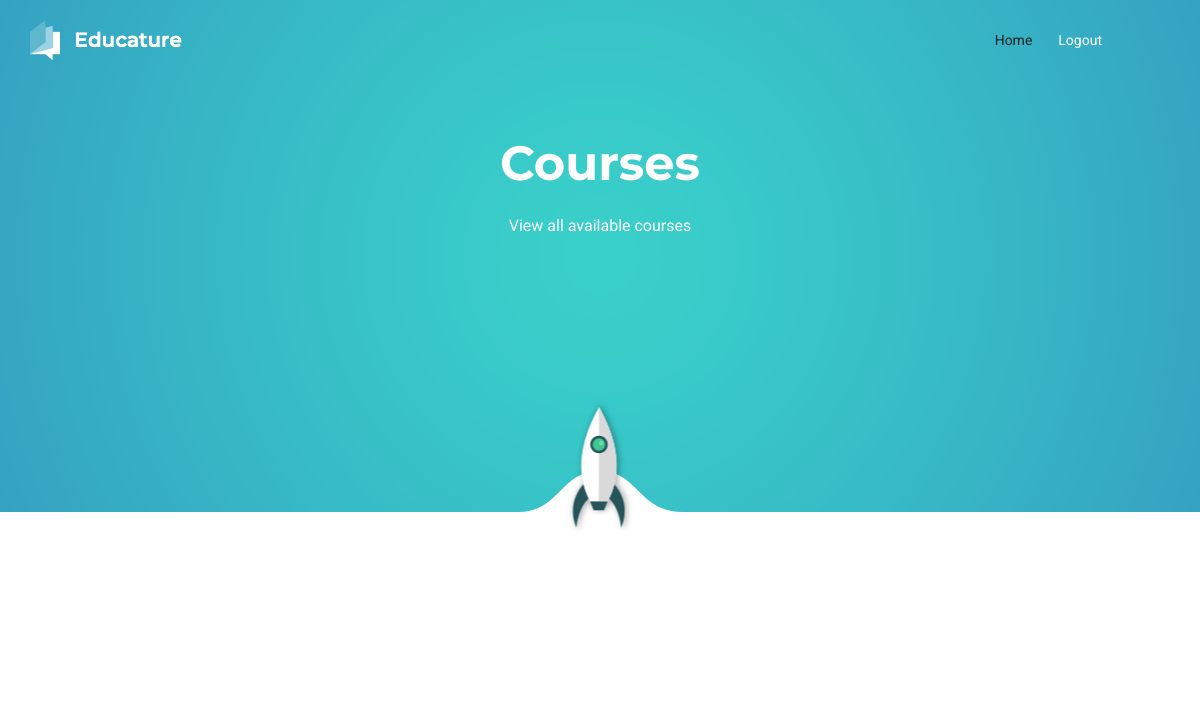
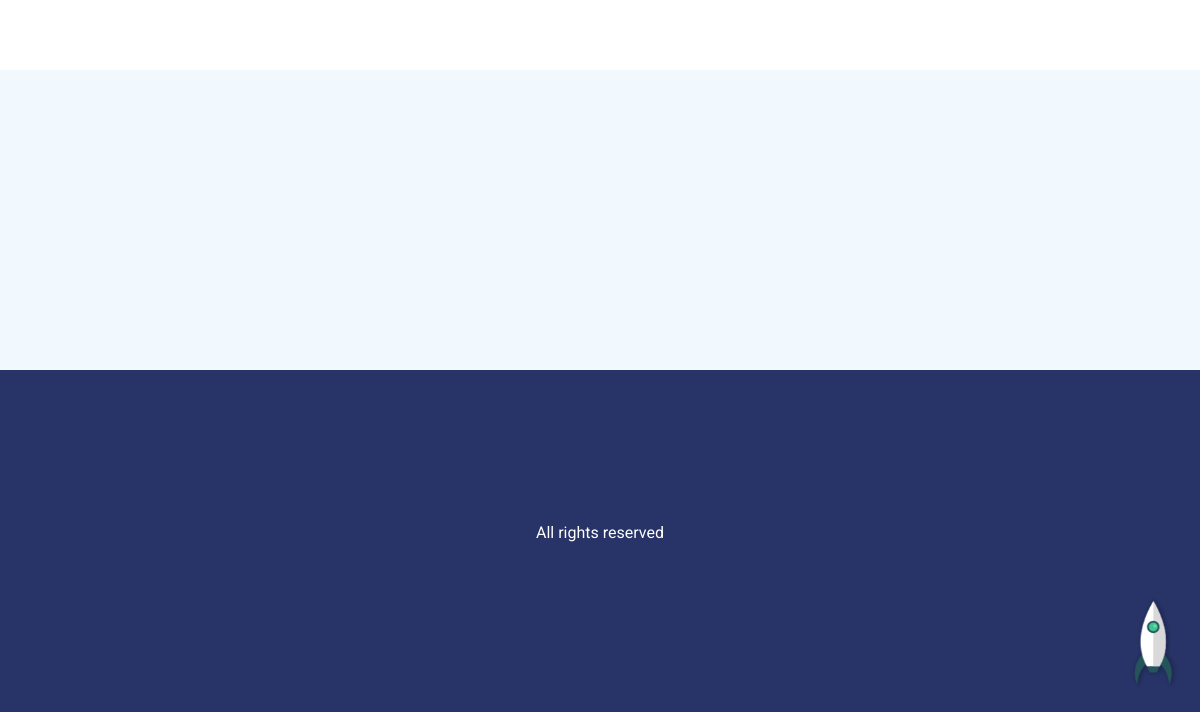
Page /course/ (signed in) on the earlier database version (2 pictures, top to bottom).
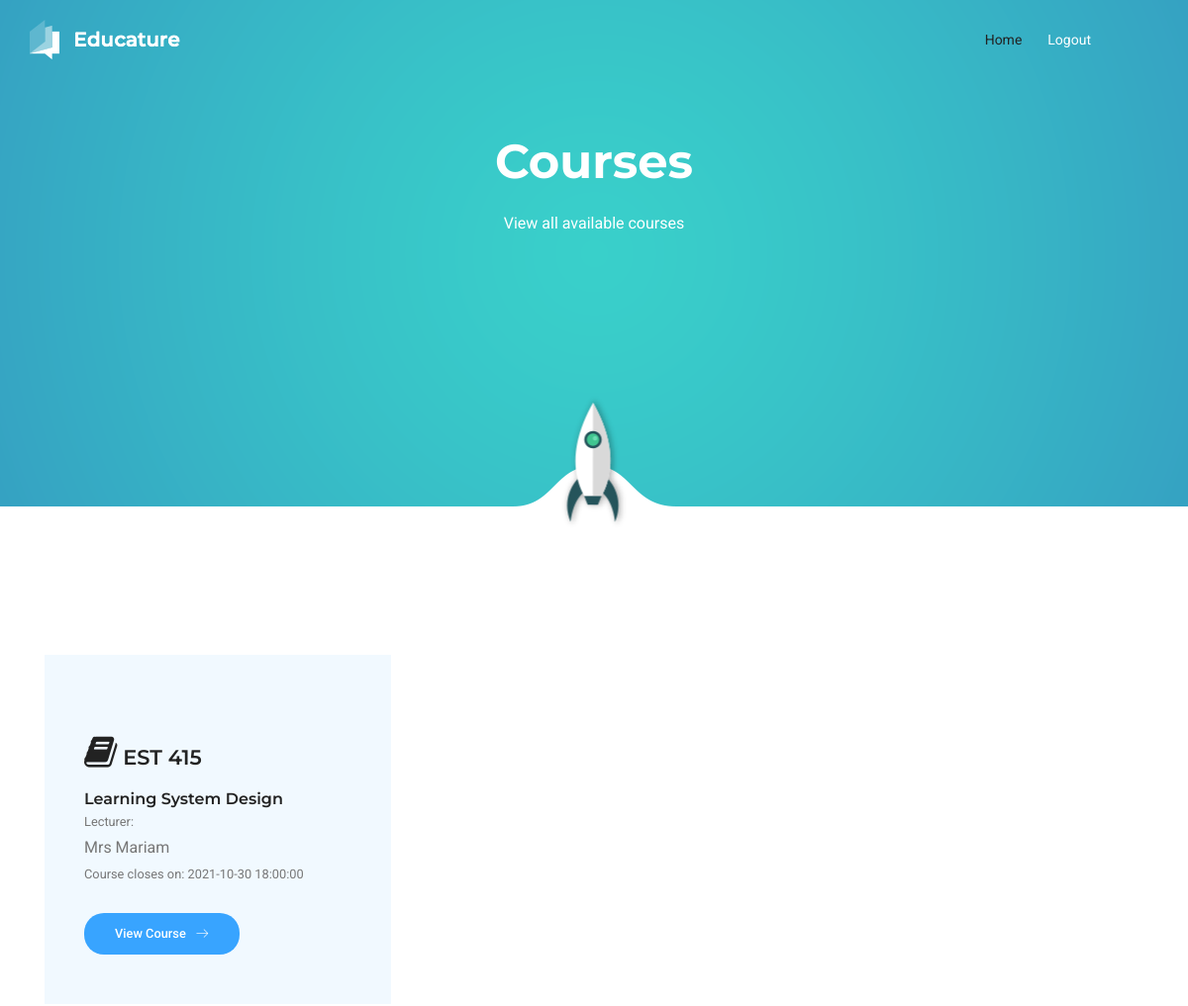
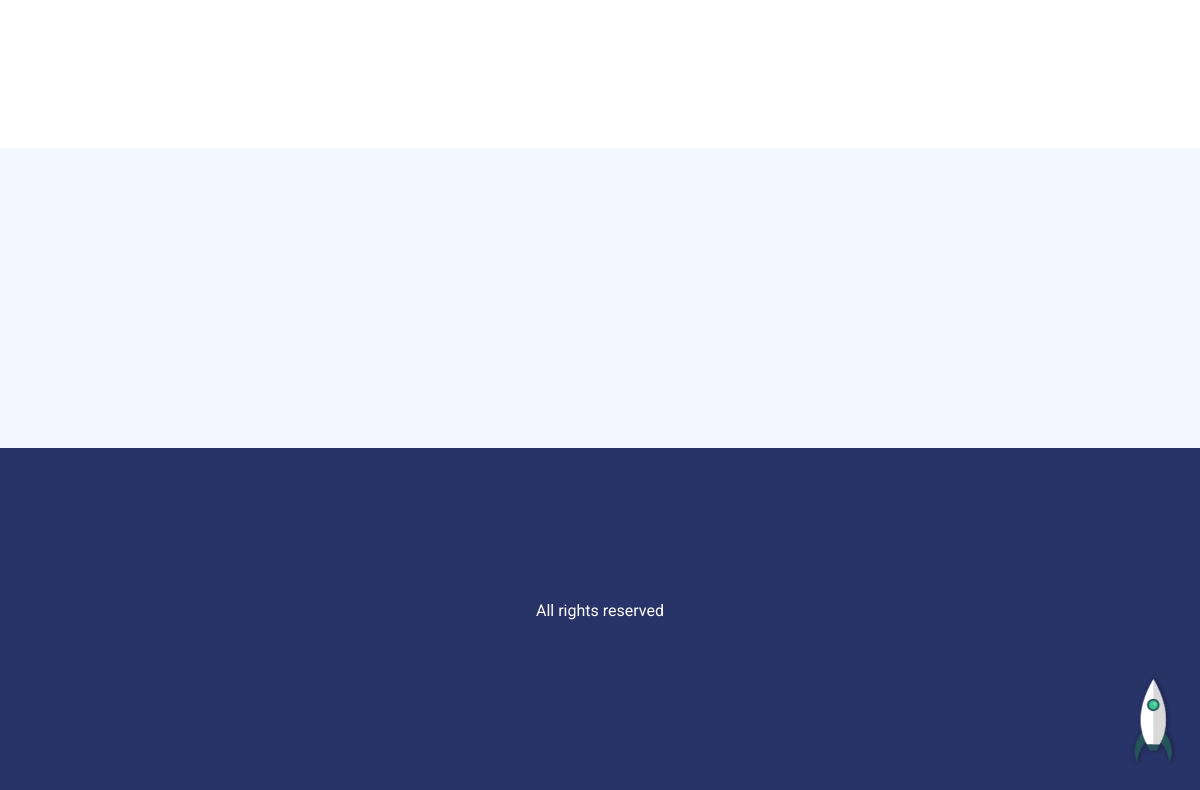
Same page on the later database version (2 pictures, top to bottom).
### core/models.py (models this page shows, shortened)
class Course(models.Model):
    user = models.ForeignKey(User, on_delete=models.CASCADE)
    course_title = models.CharField(max_length=100)
    course_code = models.CharField(max_length=8)
    lecturer_name = models.CharField(max_length=50)
    course_description = models.TextField()
    created_at = models.DateField(default=timezone.now)
    end_date = models.CharField(max_length=15, null=True)

### core/views.py (the view)
# urls.py: path('course/', CourseView.as_view(), name='course'),
class CourseView(ListView):
    model = Course
    template_name = 'core/lecturer/courses.html'
    context_object_name = 'courses'
    @method_decorator(login_required(login_url=reverse_lazy('accounts:login')))
    def dispatch(self, request, *args, **kwargs):
        return super().dispatch(self.request, *args, **kwargs)
    def get_queryset(self):
        return self.model.objects.all().order_by('-id')  # filter(user_id=self.request.user.id).order_by('-id')

### core/templates/core/lecturer/courses.html (shortened to what this page needs)
{% extends 'core/base.html' %}
{% load static %}
{% block content %}
<section class="banner-area relative">
    <div class="container">
        <div class="row d-flex align-items-center justify-content-center">
            <div class="about-content col-lg-12">
                <h1 class="text-white">
                    Courses
                </h1>
                <p>View all available courses</p>
            </div>
        </div>
    </div>
    <div class="rocket-img">
        <img src="{% static 'main/img/rocket.png' %}" alt="">
    </div>
</section>
<section class="feature-area">
    <div class="container">
        <div class="feature-inner row">
            {% for course in courses %}
            <div class="col-lg-4 col-md-6">
                <div class="feature-item">
                    <h4><i class="fa fa-book"></i> {{ course.course_code }}</h4>
                    <h5>{{ course.course_title }}</h5>
                    <div class="wow fadeIn" data-wow-duration="1s" data-wow-delay=".3s">
                        <small>Lecturer: </small><p>{{ course.lecturer_name }} </p>
                        <small> Course closes on: {{ course.end_date }} </small>
                    </div>
                    <br/>
                    <a href="{% url 'core:course-view' course.id %}" class="genric-btn info circle arrow">View Course<span class="lnr lnr-arrow-right"></span></a>
                </div>
            </div>
            {% endfor %}
        </div>
    </div>
</section>
<section class="courses-area section-gap">
</section>
{% endblock content %}

Differences in the rows shown:
added Course: course_code "EST 415", course_title "Learning System Design", lecturer_name "Mrs Mariam", end_date "2021-10-30 18:00:00"
